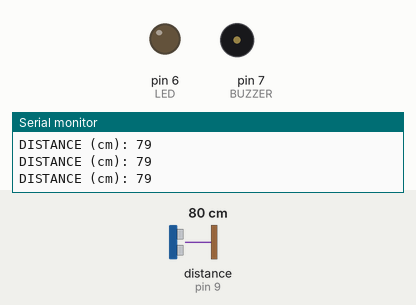
Simulated run of this sketch. Board: Arduino Uno, built with avr-gcc and run on an emulated ATmega328P. Shown: output pins drawn as LEDs (lit = HIGH), buzzer (waves = sounding, pin HIGH), the last lines printed to the serial monitor. Wiring (inferred from the names in the program): ultrasonic range finder: trigger pin 10; echo pin 9. Dashed ring = blinking. The test bench sets the inputs (shaded band); at power-on: distance to the obstacle (sensor on pin 9) 80 cm. The echo pulse lasts 58.3 µs per cm; pins used as bus, display or sensor lines are not drawn.

Above: at 1.2 s.
1.3 s: distance to the obstacle (sensor on pin 9) set to 54 cm
4.3 s: distance to the obstacle (sensor on pin 9) set to 46 cm
At 4.46 s:
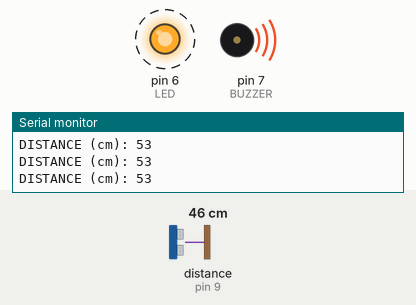
7.3 s: distance to the obstacle (sensor on pin 9) set to 120 cm
At 8.1 s:
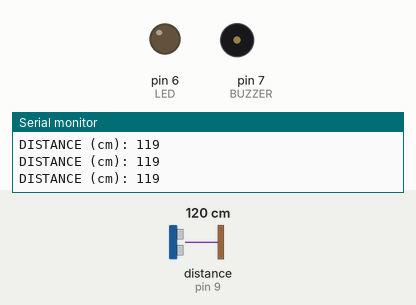
8.8 s: distance to the obstacle (sensor on pin 9) set to 47 cm
At 8.97 s:
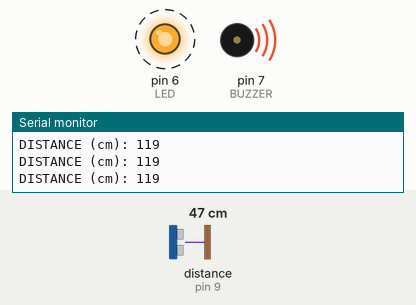
Timing chart, 0 to 12.8 s (numbered marks = the images above; inputs shaded):
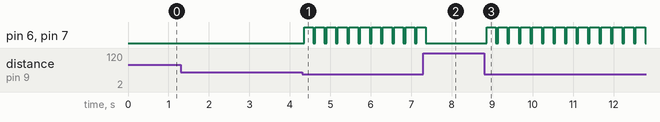

Measured:
- the behaviour switches between 52 and 51 cm on distance to the obstacle (sensor on pin 9) (found by bisection; images 0 and 1)
- after the input at 4.3 s, pin 6 (LED), pin 7 (BUZZER): alternates HIGH for 0.23 s and LOW for 0.05 s, starting after 0.05 s
- after the input at 7.3 s, pin 6 (LED), pin 7 (BUZZER): goes on until 7.4 s, then stays LOW
- after the input at 8.8 s, pin 6 (LED), pin 7 (BUZZER): alternates HIGH for 0.23 s and LOW for 0.05 s, starting after 0.06 s

The sketch:

ultrasonic.ino
```cpp
// Define ports and variables
int TRIG = 10;
int ECHO = 9;
int BUZZER = 7;
int LED = 6;
int DURATION;
int DISTANCE;


void setup() {
  // Set inputs/outputs and general configurations
  pinMode(TRIG, OUTPUT);
  pinMode(ECHO, INPUT);
  pinMode(BUZZER, OUTPUT);
  pinMode(LED, OUTPUT);
  Serial.begin(9600);  // To communicate and print
}

void loop() {
  // Initialize trigger
  digitalWrite(TRIG, LOW);
  delayMicroseconds(4);
  // Power up Trigger
  digitalWrite(TRIG, HIGH);
  delayMicroseconds(10);
  digitalWrite(TRIG, LOW);
  DURATION = pulseIn(ECHO, HIGH);
  DURATION = DURATION / 2; // Time out
  DISTANCE = DURATION * 0.0343 ; // d = t/2 * Vsound

  // Turn on LED and BUZZER
  if (DISTANCE <= 50 && DISTANCE > 0) {
    digitalWrite(BUZZER, HIGH);
    digitalWrite(LED, HIGH);
    delay(5 * DISTANCE);
    digitalWrite(BUZZER, LOW);
    digitalWrite(LED, LOW);
  }

  Serial.print("DISTANCE (cm): ");
  Serial.println(DISTANCE);
  delay(50);

}
```
